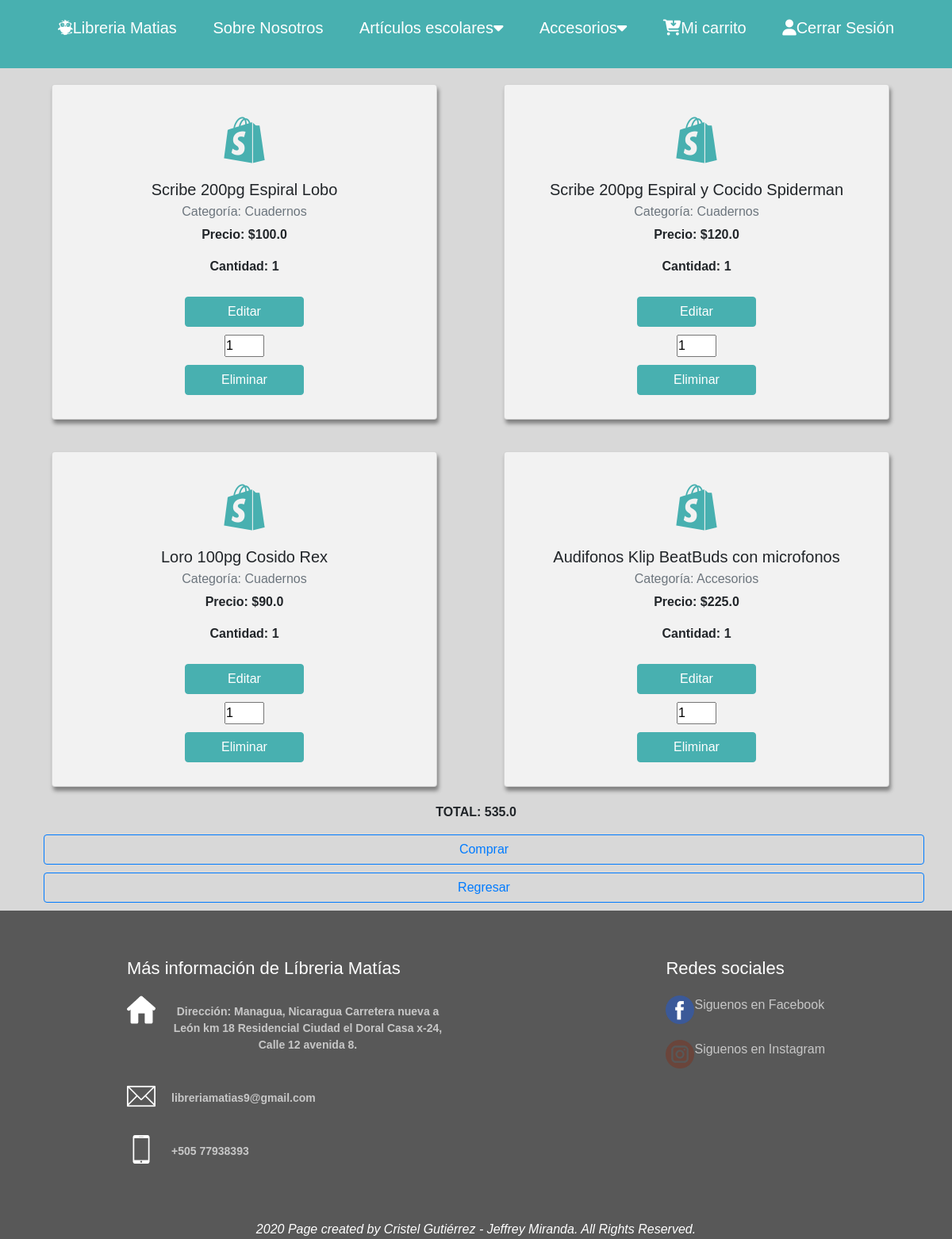
The page /reservas (signed in) on the database its author committed.
### tables this page shows
CREATE TABLE 'detalle_carrito' 
('id_detalle_carrito' integer PRIMARY KEY AUTOINCREMENT NOT NULL, 
'id_carrito' integer NOT NULL, 'nombre_prod' text NOT NULL,
 'cantidad' integer NOT NULL, 
'precio' real NOT NULL,
 'categoria' text NOT NULL,

foreign key(id_carrito) references carrito(id_carrito)


);

### application.py (the view)
@app.route("/reservas")
def reservas():
    id_carrito = cargarCarrito()
    detalles = db.execute("SELECT * FROM detalle_carrito WHERE id_carrito = :idcar", idcar = id_carrito)
    total = 0.0
    for detalle in detalles:
        total += float(detalle["precio"]) * float(detalle["cantidad"])
    return render_template("reservas.html", detalles = detalles, total = total)

### application.py (called while the page is built)
@app.after_request
def after_request(response):
    response.headers["Cache-Control"] = "no-cache, no-store, must-revalidate"
    response.headers["Expires"] = 0
    response.headers["Pragma"] = "no-cache"
    return response

def cargarCarrito():
    ver = db.execute("Select * from carrito where id_cliente= :id_cliente and estado = 0", id_cliente = session["user_id"] )
    if(len(ver) == 0):
        return db.execute("INSERT INTO carrito(id_cliente) VALUES (:idcliente)", idcliente = session["user_id"])
    else:
        return ver[0]["id_carrito"]

### templates/reservas.html (shortened to what this page needs)
{% extends "index.html" %}
{% block contenido %}
    <section>
          <div class="container">
            <div class="row">
              {%for detalle in detalles%}
              <div class="col-lg-6 col-12">
                <div class="card">
                  <div class="card-body">
                    <i class="fab fa-shopify"></i>
                    <h5 class="card-title">{{ detalle.nombre_prod }}</h5>
                    <h6 class="card-subtitle mb-2 text-muted">Categoría: {{ detalle.categoria }}</h6>
                    <p class="card-text">Precio: ${{ detalle.precio }}
                    <p class="card-text">Cantidad: {{ detalle.cantidad }}</p>
                    <a href="#" onclick="cambiarCantidad({{detalle.id_detalle_carrito}},'cantidad-{{detalle.id_detalle_carrito}}');" class="btn btn-primary">Editar</a>
                    <input  type="number" value="1" min='1'  id="cantidad-{{detalle.id_detalle_carrito}}"/>
                    <a href="#" onclick="elminarProducto({{detalle.id_detalle_carrito}});" class="btn btn-primary">Eliminar</a>
                  </div>
                </div>
              </div>
              {% endfor %}
            </div>
            <p>TOTAL: {{total}}</p>
            <button type="button" class="btn btn-outline-primary btn-block" data-toggle="modal" data-target="#exampleModal">Comprar</button>
            <a href="/cuadernos"><button class="btn btn-outline-primary btn-block"> Regresar</button></a>
          </div>
    </section>
{% endblock %}

### static/styles.css (style rules this page uses)
* { margin: 0; padding: 0; box-sizing: border-box; font-family: Arial, Helvetica, sans-serif; }
body { background-color: #D8D8D8; font-family: Arial, Helvetica, sans-serif; }
a { color: #C7C7C7; }
section .btn { margin: 10px; }
.btn-primary { background-color: #48B0B0; border-color: #48B0B0; width: 150px; }
.card-body input { display: block; width: 50px; margin: auto; }
.card { margin: 20px; width: 90%; box-shadow: 2px 5px 5px gray; align-items: center; background-color: #F2F2F2; }
.card .card-body { text-align: center; }
.card-body i { font-size: 60px; color: #48B0B0; margin: 20px; }
p { font-weight: bold; text-align:center; }

### rows shown on the page
detalle_carrito: nombre_prod "Scribe 200pg Espiral Lobo", categoria "Cuadernos", precio "100.0", cantidad "1"
detalle_carrito: nombre_prod "Scribe 200pg Espiral y Cocido Spiderman", categoria "Cuadernos", precio "120.0", cantidad "1"
detalle_carrito: nombre_prod "Loro 100pg Cosido Rex", categoria "Cuadernos", precio "90.0", cantidad "1"
detalle_carrito: nombre_prod "Audifonos Klip BeatBuds con microfonos", categoria "Accesorios", precio "225.0", cantidad "1"

### other values the page prints
{{ total }} "535.0"
